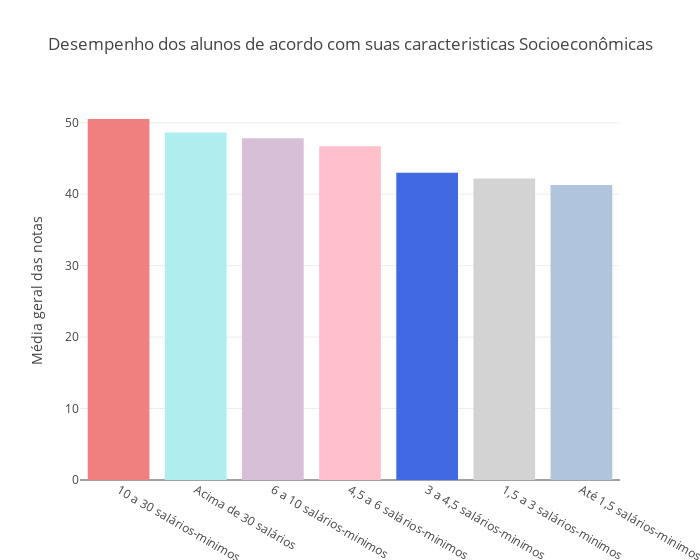

The notebook cell saved with this chart:
### Markdown cell above
### A nota geral do aluno no ENADE é influenciada por características socioeconômicas do mesmo?

### Code cell
dados_nordeste_publicas = dados_nordeste[ dados_nordeste["QE_I08_Convertido"] != "Não informado" ]


order_q08 = pd.DataFrame(
                dados_nordeste_publicas.groupby('QE_I08_Convertido')['NT_GER'].mean()
            ).reset_index().sort_values(by='NT_GER', ascending=False)

layout = go.Layout(
            title=go.layout.Title(
                text='Desempenho dos alunos de acordo com suas caracteristicas Socioeconômicas',
                x=0.5
            ),
            yaxis=go.layout.YAxis(
                title=go.layout.yaxis.Title(
                    text='Média geral das notas',
                )
            ),
            width=700
        )

fig = go.Figure(layout=layout)
fig.add_trace(
    go.Bar(
            x=order_q08["QE_I08_Convertido"],
            y=order_q08["NT_GER"],
            marker_color=["#F08080", "#AFEEEE","#D8BFD8","#FFC0CB","#4169E1", "#D3D3D3", "#B0C4DE"],
    )
)


iplot(fig)

### Figure 1 — Plotly figure (JSON) as saved in the notebook; plotly's stock layout.template omitted (floating-point values rounded to 4 significant figures)
{"data": [{"marker": {"color": ["#F08080", "#AFEEEE", "#D8BFD8", "#FFC0CB", "#4169E1", "#D3D3D3", "#B0C4DE"]}, "type": "bar", "uid": "e1da0a15-340c-433c-9a8c-3ea691d6d737", "x": ["10 a 30 salários-minimos", "Acima de 30 salários", "6 a 10 salários-minimos", "4,5 a 6 salários-minimos", "3 a 4,5 salários-minimos", "1,5 a 3 salários-minimos", "Até 1,5 salários-minimos"], "y": [50.53, 48.65, 47.82, 46.7, 42.99, 42.21, 41.29]}], "layout": {"title": {"text": "Desempenho dos alunos de acordo com suas caracteristicas Socioeconômicas", "x": 0.5}, "width": 700, "yaxis": {"title": {"text": "Média geral das notas"}}}}
